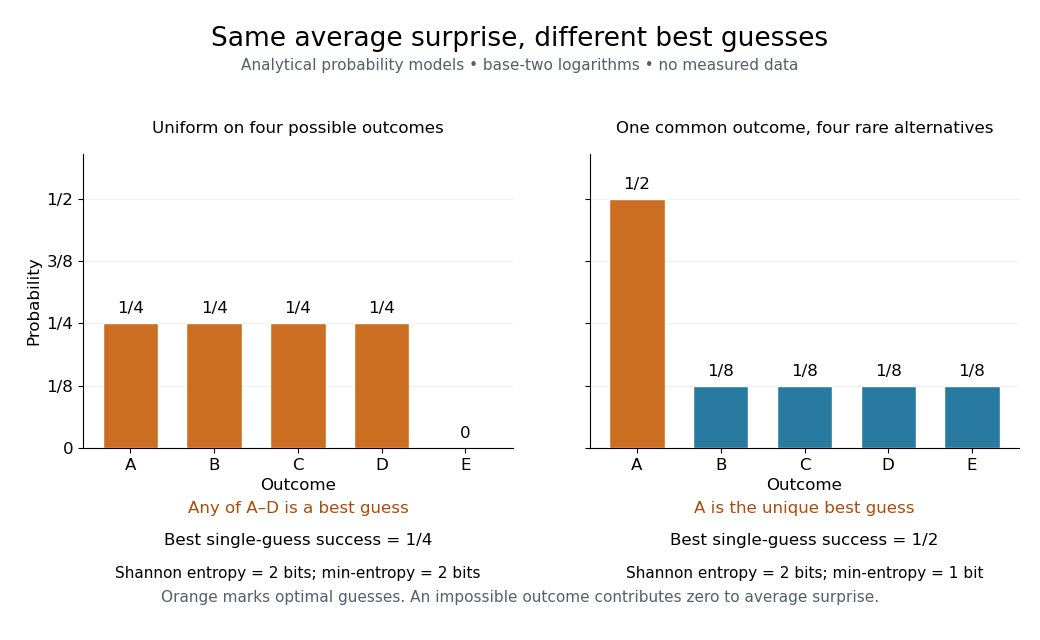

Generate this figure with Python:
"""Exact toy sources: equal Shannon entropy, unequal single-guess success.

Run from _media with Python 3.14, NumPy 2.3.5, Matplotlib 3.10.7.
All heights are specified probabilities, not observations or simulations.
"""

from pathlib import Path

import matplotlib.pyplot as plt
import numpy as np


def main():
    plt.rcParams.update({"font.size": 12, "axes.spines.top": False,
                         "axes.spines.right": False, "figure.facecolor": "white",
                         "axes.facecolor": "white", "savefig.facecolor": "white"})
    sources = [("Uniform on four possible outcomes", np.array([.25, .25, .25, .25, 0.]),
                ["1/4", "1/4", "1/4", "1/4", "0"], "Any of A–D is a best guess", "2", "1/4"),
               ("One common outcome, four rare alternatives", np.array([.5, .125, .125, .125, .125]),
                ["1/2", "1/8", "1/8", "1/8", "1/8"], "A is the unique best guess", "1", "1/2")]
    fig, axes = plt.subplots(1, 2, figsize=(10.4, 6.4), dpi=100, sharey=True)
    fig.subplots_adjust(left=.08, right=.98, top=.76, bottom=.30, wspace=.18)
    fig.suptitle("Same average surprise, different best guesses", fontsize=19, y=.96)
    fig.text(.5, .89, "Analytical probability models • base-two logarithms • no measured data",
             ha="center", color="#52606d", fontsize=11)
    for ax, (title, p, labels, rule, minimum, success) in zip(axes, sources):
        positive = p > 0
        entropy = float(-np.sum(p[positive] * np.log2(p[positive])))
        min_entropy = float(-np.log2(p.max()))
        assert np.isclose(p.sum(), 1) and np.isclose(entropy, 2)
        assert np.isclose(min_entropy, float(minimum))
        colors = ["#cc6e22" if value == p.max() else "#287aa0" for value in p]
        ax.bar(np.arange(5), p, width=.66, color=colors, edgecolor="white")
        for i, (value, label) in enumerate(zip(p, labels)):
            ax.text(i, value + .014, label, ha="center", va="bottom", fontsize=12)
        ax.set_title(title, fontsize=12, pad=15)
        ax.set_xticks(np.arange(5), list("ABCDE"))
        ax.set_ylim(0, .59)
        ax.set_yticks([0, .125, .25, .375, .5], ["0", "1/8", "1/4", "3/8", "1/2"])
        ax.set_xlabel("Outcome")
        ax.grid(axis="y", alpha=.18)
        ax.set_axisbelow(True)
        ax.text(.5, -.22, rule, transform=ax.transAxes, ha="center", color="#a64d11", fontsize=12)
        ax.text(.5, -.33, f"Best single-guess success = {success}", transform=ax.transAxes, ha="center")
        ax.text(.5, -.44, f"Shannon entropy = 2 bits; min-entropy = {minimum} bit" + ("s" if minimum == "2" else ""),
                transform=ax.transAxes, ha="center", fontsize=11)
    axes[0].set_ylabel("Probability")
    fig.text(.5, .06, "Orange marks optimal guesses. An impossible outcome contributes zero to average surprise.",
             ha="center", fontsize=11, color="#52606d")
    fig.savefig(Path(__file__).with_suffix('.png').name, facecolor="white", transparent=False)
    plt.close(fig)


if __name__ == "__main__":
    main()
